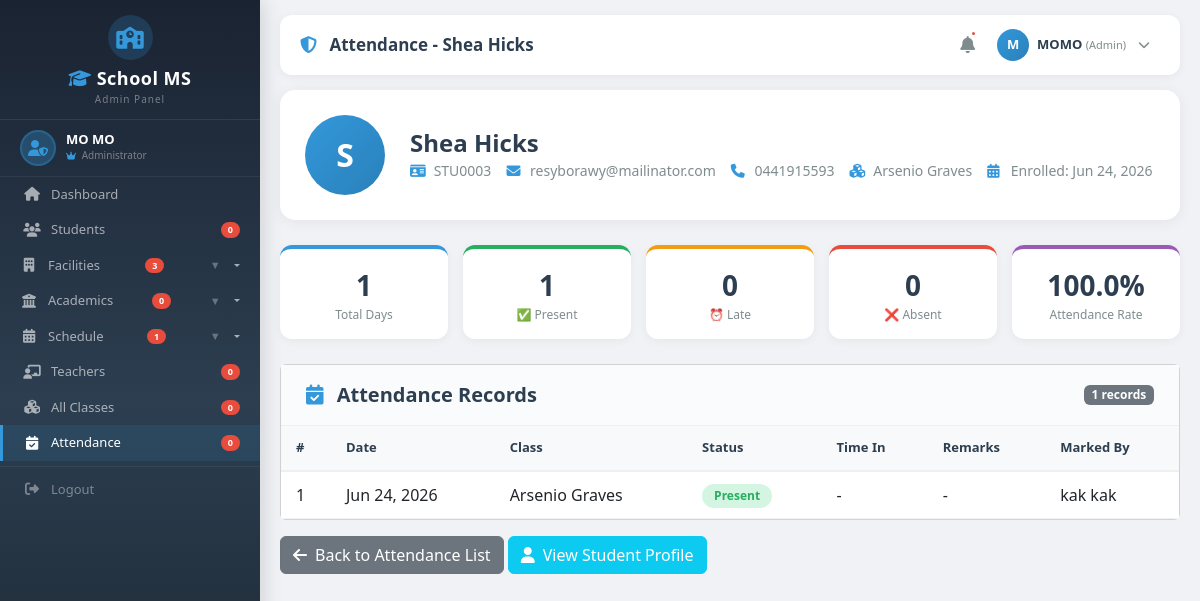
Page /attendance/admin/student/3/ (signed in) on the earlier database version.
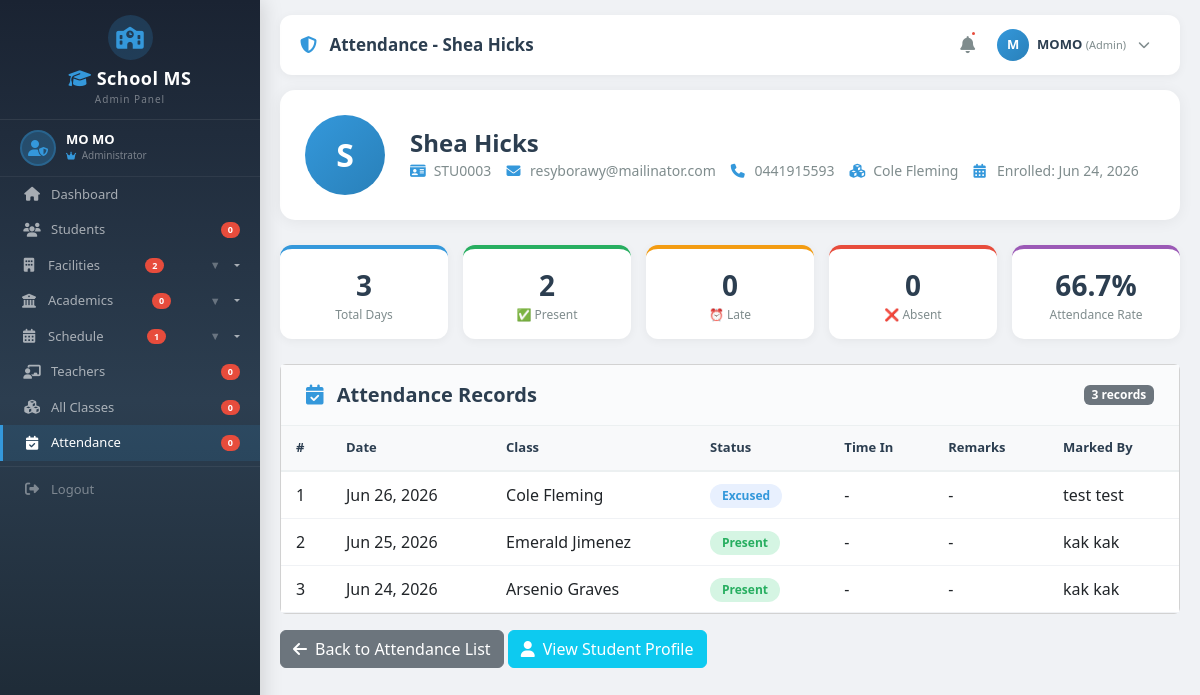
Same page on the later database version.
### students/models.py (models this page shows, shortened)
class Student(models.Model):
    GENDER_CHOICES = [
        ('M', 'Male'),
        ('F', 'Female'),
        ('O', 'Other')
    ]
    YEAR_CHOICES = [
        ('1', '1st Year'),
        ('2', '2nd Year'),
        ('3', '3rd Year'),
        ('4', '4th Year'),
        ('5', '5th Year'),
    ]
    user = models.OneToOneField(User, on_delete=models.CASCADE, related_name='student_profile', null=True, blank=True)
    student_id = models.CharField(max_length=20, unique=True, editable=False)
    first_name = models.CharField(max_length=100)
    last_name = models.CharField(max_length=100)
    date_of_birth = models.DateField()
    gender = models.CharField(max_length=10, choices=GENDER_CHOICES)
    phone = models.CharField(max_length=15)
    email = models.EmailField()
    address = models.TextField()
    guardian_name = models.CharField(max_length=100)
    guardian_phone = models.CharField(max_length=15)
    guardian_email = models.EmailField(blank=True, null=True)
    enrollment_date = models.DateField(auto_now_add=True)
    major = models.ForeignKey(Major, on_delete=models.SET_NULL, null=True, blank=True, related_name='students')
    year = models.CharField(max_length=10, choices=YEAR_CHOICES, default='1')
    semester = models.IntegerField(default=1, help_text="Current semester (1-8)")
    graduation_year = models.IntegerField(null=True, blank=True)
    class_enrolled = models.ForeignKey(Class, on_delete=models.SET_NULL, null=True, blank=True, related_name='students')
    courses = models.ManyToManyField(Course, blank=True, related_name='students')
    is_active = models.BooleanField(default=True)
    profile_picture = models.ImageField(upload_to='students/', blank=True, null=True)
    qr_code = models.ImageField(upload_to='qr_codes/', blank=True, null=True)
    qr_registered = models.BooleanField(default=False)
    registration_completed = models.BooleanField(default=False)
    created_at = models.DateTimeField(auto_now_add=True)
    updated_at = models.DateTimeField(auto_now=True)
    def get_full_name(self):
        return f"{self.first_name} {self.last_name}"
    class Meta:
        ordering = ['-enrollment_date']

### classes/models.py (models this page shows, shortened)
class Class(models.Model):
    name = models.CharField(max_length=100)
    section = models.CharField(max_length=10, blank=True, null=True)
    code = models.CharField(max_length=20, unique=True, blank=True, null=True)
    building = models.ForeignKey(Building, on_delete=models.SET_NULL, null=True, blank=True, related_name='classes')
    floor = models.ForeignKey(Floor, on_delete=models.SET_NULL, null=True, blank=True, related_name='classes')
    room = models.ForeignKey(Room, on_delete=models.SET_NULL, null=True, blank=True, related_name='classes')
    room_number = models.CharField(max_length=20, blank=True, null=True)
    time_slots = models.ManyToManyField(TimeSlot, blank=True, related_name='classes')
    schedule = models.CharField(max_length=100, blank=True, null=True)
    start_time = models.TimeField(blank=True, null=True)
    end_time = models.TimeField(blank=True, null=True)
    days = models.CharField(max_length=50, blank=True, null=True)
    term = models.ForeignKey(Term, on_delete=models.SET_NULL, null=True, blank=True, related_name='classes')
    term_type = models.CharField(max_length=20, choices=Term.TERM_TYPES, blank=True, null=True)
    academic_year = models.CharField(max_length=20, blank=True, null=True)
    capacity = models.IntegerField(default=30)
    teacher = models.ForeignKey(Teacher, on_delete=models.SET_NULL, null=True, blank=True, related_name='classes')
    course = models.ForeignKey(Course, on_delete=models.SET_NULL, null=True, blank=True, related_name='classes')
    is_active = models.BooleanField(default=True)
    start_date = models.DateField(blank=True, null=True)
    end_date = models.DateField(blank=True, null=True)
    created_at = models.DateTimeField(auto_now_add=True)
    updated_at = models.DateTimeField(auto_now=True)
    class Meta:
        verbose_name_plural = "Classes"
        ordering = ['name']

### attendance/models.py (models this page shows, shortened)
class Attendance(models.Model):
    STATUS_CHOICES = [
        ('present', 'Present'),
        ('absent', 'Absent'),
        ('late', 'Late'),
        ('excused', 'Excused')
    ]
    student = models.ForeignKey(Student, on_delete=models.CASCADE, related_name='attendances')
    class_obj = models.ForeignKey(Class, on_delete=models.CASCADE, related_name='attendances', null=True, blank=True)
    date = models.DateField(auto_now_add=True)
    status = models.CharField(max_length=20, choices=STATUS_CHOICES, default='present')
    time_in = models.TimeField(null=True, blank=True)
    time_out = models.TimeField(null=True, blank=True)
    remarks = models.TextField(blank=True, null=True)
    marked_by = models.ForeignKey(Teacher, on_delete=models.SET_NULL, null=True, blank=True, related_name='marked_attendances')
    created_at = models.DateTimeField(auto_now_add=True)
    updated_at = models.DateTimeField(auto_now=True)
    class Meta:
        unique_together = ['student', 'class_obj', 'date']
        ordering = ['-date']

### teachers/models.py (models this page shows, shortened)
class Teacher(models.Model):
    GENDER_CHOICES = [
        ('M', 'Male'),
        ('F', 'Female'),
        ('O', 'Other')
    ]
    POSITION_CHOICES = [
        ('dean', '👑 Dean'),
        ('associate_dean', 'Associate Dean'),
        ('department_head', 'Department Head'),
        ('professor', 'Professor'),
        ('associate_professor', 'Associate Professor'),
        ('assistant_professor', 'Assistant Professor'),
        ('lecturer', 'Lecturer'),
        ('instructor', 'Instructor'),
        ('teaching_assistant', 'Teaching Assistant'),
    ]
    user = models.OneToOneField(User, on_delete=models.CASCADE, related_name='teacher_profile', null=True, blank=True)
    teacher_id = models.CharField(max_length=20, unique=True)
    first_name = models.CharField(max_length=100)
    last_name = models.CharField(max_length=100)
    date_of_birth = models.DateField()
    gender = models.CharField(max_length=10, choices=GENDER_CHOICES)
    phone = models.CharField(max_length=15)
    email = models.EmailField()
    address = models.TextField(blank=True, null=True)
    profile_picture = models.ImageField(upload_to='teachers/', blank=True, null=True)
    qualification = models.CharField(max_length=200, blank=True, null=True)
    specialization = models.CharField(max_length=200, blank=True, null=True)
    years_of_experience = models.IntegerField(default=0)
    position = models.CharField(
        max_length=50,
        choices=POSITION_CHOICES,
        default='lecturer',
        help_text="Current position/rank of the teacher"
    )
    hired_date = models.DateField(null=True, blank=True)
    is_active = models.BooleanField(default=True)
    created_at = models.DateTimeField(auto_now_add=True)
    updated_at = models.DateTimeField(auto_now=True)
    def get_full_name(self):
        return f"{self.first_name} {self.last_name}"
    class Meta:
        ordering = ['first_name', 'last_name']

### attendance/views.py (the view)
# urls.py: path('admin/student/<int:student_id>/', views.admin_student_attendance, name='admin_student_attendance'),
@login_required
@admin_required
def admin_student_attendance(request, student_id):
    student = get_object_or_404(Student, id=student_id)
    attendances = Attendance.objects.filter(student=student).order_by('-date')
    total = attendances.count()
    present = attendances.filter(status='present').count()
    absent = attendances.filter(status='absent').count()
    late = attendances.filter(status='late').count()
    excused = attendances.filter(status='excused').count()
    attendance_rate = 0
    if total > 0:
        attendance_rate = round((present / total) * 100, 1)
    context = {
        'student': student,
        'attendances': attendances,
        'total': total,
        'present': present,
        'absent': absent,
        'late': late,
        'excused': excused,
        'attendance_rate': attendance_rate,
    }
    return render(request, 'Backend/admin/attendance/student_attendance.html', context)

### classes/context_processors.py (called while the page is built)
def sidebar_counts(request):
    return {
        'total_buildings': Building.objects.filter(is_active=True).count(),
        'total_floors': Floor.objects.filter(is_active=True).count(),
        'total_rooms': Room.objects.filter(is_active=True).count(),
        'total_terms': Term.objects.filter(is_active=True).count(),
        'total_timeslots': TimeSlot.objects.filter(is_active=True).count(),
    }

### templates/Backend/admin/attendance/student_attendance.html (shortened to what this page needs)
{% extends 'Backend/layouts/admin_layout.html' %}
{% load static %}
{% block page_title %}Attendance - {{ student.get_full_name }}{% endblock %}
{% block content %}
<div class="student-profile">
    <div class="avatar">
        {{ student.first_name|first|upper }}
    </div>
    <div class="info">
        <h4>{{ student.get_full_name }}</h4>
        <div class="details">
            <span><i class="fas fa-id-card"></i> {{ student.student_id }}</span>
            <span><i class="fas fa-envelope"></i> {{ student.email }}</span>
            <span><i class="fas fa-phone"></i> {{ student.phone }}</span>
            <span><i class="fas fa-cubes"></i> {{ student.class_enrolled.name|default:"No Class" }}</span>
            <span><i class="fas fa-calendar-alt"></i> Enrolled: {{ student.enrollment_date|date:"M d, Y" }}</span>
        </div>
    </div>
</div>
<div class="stats-grid">
    <div class="stat-card">
        <div class="number">{{ total }}</div>
        <div class="label">Total Days</div>
    </div>
    <div class="stat-card present">
        <div class="number">{{ present }}</div>
        <div class="label">✅ Present</div>
    </div>
    <div class="stat-card late">
        <div class="number">{{ late }}</div>
        <div class="label">⏰ Late</div>
    </div>
    <div class="stat-card absent">
        <div class="number">{{ absent }}</div>
        <div class="label">❌ Absent</div>
    </div>
    <div class="stat-card rate">
        <div class="number">{{ attendance_rate }}%</div>
        <div class="label">Attendance Rate</div>
    </div>
</div>
<div class="card">
    <div class="card-header-custom">
        <h5><i class="fas fa-calendar-check"></i> Attendance Records</h5>
        <span class="badge bg-secondary">{{ attendances|length }} records</span>
    </div>
    <div class="card-body p-0">
        <div class="table-responsive">
            <table class="table table-attendance">
                <thead>
                    <tr>
                        <th style="width: 50px;">#</th>
                        <th>Date</th>
                        <th>Class</th>
                        <th>Status</th>
                        <th>Time In</th>
                        <th>Remarks</th>
                        <th>Marked By</th>
                    </tr>
                </thead>
                <tbody>
                    {% for attendance in attendances %}
                    <tr>
                        <td>{{ forloop.counter }}</td>
                        <td>{{ attendance.date|date:"M d, Y" }}</td>
                        <td>{{ attendance.class_obj.name|default:"N/A" }}</td>
                        <td>
                            <span class="status-badge {{ attendance.status }}">
                                {{ attendance.get_status_display }}
                            </span>
                        </td>
                        <td>{{ attendance.time_in|default:"-" }}</td>
                        <td>{{ attendance.remarks|default:"-" }}</td>
                        <td>{{ attendance.marked_by.get_full_name|default:"System" }}</td>
                    </tr>
                    {% endfor %}
                </tbody>
            </table>
        </div>
    </div>
</div>
<div class="mt-3">
    <a href="{% url 'attendance:admin_attendance_list' %}" class="btn btn-secondary">
        <i class="fas fa-arrow-left me-2"></i>Back to Attendance List
    </a>
    <a href="{% url 'students:student_detail' student.id %}" class="btn btn-info text-white">
        <i class="fas fa-user me-2"></i>View Student Profile
    </a>
</div>
{% endblock %}

### templates/Backend/layouts/admin_layout.html (shortened to what the changed rows need)
{% load static %}
<!DOCTYPE html>
<html lang="en">
<head>
    <link href="https://cdn.jsdelivr.net/npm/bootstrap@5.3.0/dist/css/bootstrap.min.css" rel="stylesheet">
    <link rel="stylesheet" href="https://cdnjs.cloudflare.com/ajax/libs/font-awesome/6.4.0/css/all.min.css">
</head>
<body>
    <div class="sidebar" id="sidebar">
        <div class="sidebar-menu-wrapper">
            <ul class="sidebar-menu">
                <li>
                    <button
                        class="dropdown-toggle {% if 'building' in request.path or 'floor' in request.path or 'room' in request.path %}active{% endif %}"
                        onclick="toggleDropdown(this)">
                        <i class="fas fa-building"></i> Facilities
                        <span class="badge-notification">{{ total_buildings|default:0 }}</span>
                        <span class="arrow">▼</span>
                    </button>
                </li>
            </ul>
        </div>
    </div>
    <div class="main-content" id="mainContent">
        <div class="top-nav">
            <div class="left-section">
                <h4 class="page-title">
                    <i class="fas fa-shield-alt me-2" style="color: #3498db;"></i>
                    {% block page_title %}Admin Dashboard{% endblock %}
                </h4>
            </div>
        </div>
        <div class="content-area">
            {% block content %}{% endblock %}
        </div>
    </div>
</body>
</html>

Differences in the rows shown:
changed Student "Shea Hicks": class_enrolled.name "Arsenio Graves" → "Cole Fleming"
added Attendance: date "Jun 26, 2026", class_obj.name "Cole Fleming", status "Excused", time_in "-", remarks "-", marked_by.get_full_name "test test"
added Attendance: date "Jun 25, 2026", class_obj.name "Emerald Jimenez", status "Present", time_in "-", remarks "-", marked_by.get_full_name "kak kak"
Other differences:
{{ total_buildings|default:0 }}: "3" → "2"
{{ total }}: "1" → "3"
{{ present }}: "1" → "2"
{{ attendance_rate }}: "100.0" → "66.7"
{{ attendances|length }}: "1" → "3"
